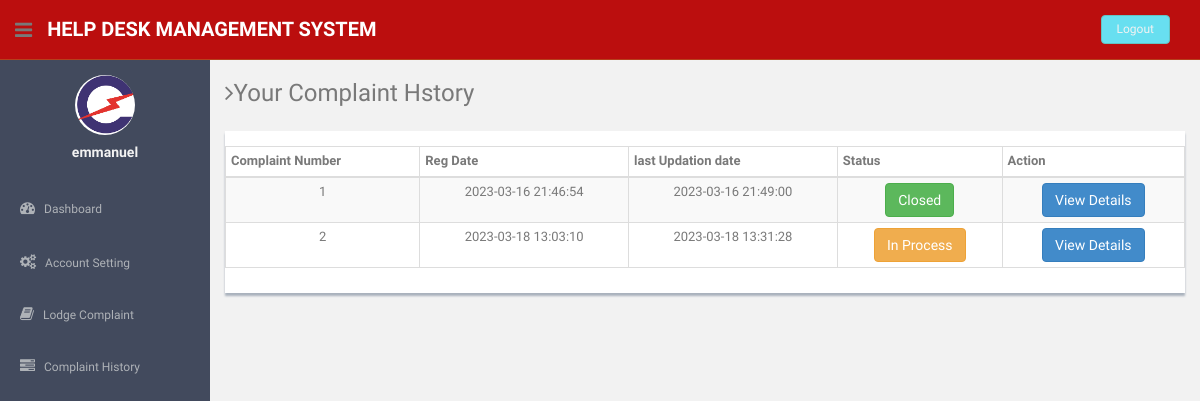
Page /users/complaint-history.php (signed in) on the committed database.
### tables this page shows
CREATE TABLE `users` (
  `id` int(11) NOT NULL,
  `fullName` varchar(255) DEFAULT NULL,
  `userEmail` varchar(255) DEFAULT NULL,
  `password` varchar(255) DEFAULT NULL,
  `contactNo` bigint(11) DEFAULT NULL,
  `address` tinytext DEFAULT NULL,
  `State` varchar(255) DEFAULT NULL,
  `country` varchar(255) DEFAULT NULL,
  `pincode` int(6) DEFAULT NULL,
  `userImage` varchar(255) DEFAULT NULL,
  `regDate` timestamp NOT NULL DEFAULT current_timestamp(),
  `updationDate` timestamp NOT NULL DEFAULT '0000-00-00 00:00:00' ON UPDATE current_timestamp(),
  `status` int(1) NOT NULL
);

CREATE TABLE `tblcomplaints` (
  `complaintNumber` int(11) NOT NULL,
  `userId` int(11) NOT NULL,
  `category` int(11) NOT NULL,
  `subcategory` varchar(255) NOT NULL,
  `complaintType` varchar(255) NOT NULL,
  `state` varchar(255) NOT NULL,
  `noc` varchar(255) NOT NULL,
  `complaintDetails` mediumtext NOT NULL,
  `complaintFile` varchar(255) DEFAULT NULL,
  `regDate` timestamp NOT NULL DEFAULT current_timestamp(),
  `status` varchar(50) DEFAULT NULL,
  `lastUpdationDate` timestamp NOT NULL DEFAULT '0000-00-00 00:00:00' ON UPDATE current_timestamp()
);

### users/complaint-history.php (the view, shortened to what this page needs)
<?php
include('includes/config.php');
if(strlen($_SESSION['login'])==0)
  {
header('location:index.php');
}
else{
?>
<!DOCTYPE html>
<html lang="en">
  <head>
    <link href="assets/css/bootstrap.css" rel="stylesheet">
    <link href="assets/font-awesome/css/font-awesome.css" rel="stylesheet" />
    <link href="assets/css/style.css" rel="stylesheet">
    <link href="assets/css/style-responsive.css" rel="stylesheet">
    <link href="assets/css/table-responsive.css" rel="stylesheet">
  </head>
  <body>
  <section id="container" >
<?php include("includes/header.php");?>
<?php include("includes/sidebar.php");?>
      <section id="main-content">
          <section class="wrapper">
          	<h3><i class="fa fa-angle-right"></i>Your Complaint Hstory</h3>
		  		<div class="row mt">
			  		<div class="col-lg-12">
                      <div class="content-panel">
                          <section id="unseen">
                            <table class="table table-bordered table-striped table-condensed">
                              <thead>
                              <tr>
                                  <th>Complaint Number</th>
                                  <th>Reg Date</th>
                                  <th>last Updation date</th>
                                  <th >Status</th>
                                  <th>Action</th>
                              </tr>
                              </thead>
                              <tbody>
  <?php $query=mysqli_query($bd, "select * from tblcomplaints where userId='".$_SESSION['id']."'");
while($row=mysqli_fetch_array($query))
{
  ?>
                              <tr>
                                  <td align="center"><?php echo htmlentities($row['complaintNumber']);?></td>
                                  <td align="center"><?php echo htmlentities($row['regDate']);?></td>
                                 <td align="center"><?php echo  htmlentities($row['lastUpdationDate']);
                                 ?></td>
                                  <td align="center"><?php
                                    $status=$row['status'];
                                    { ?>
                                   <?php }
 if($status=="in process"){ ?>
<button type="button" class="btn btn-warning">In Process</button>
<?php }
if($status=="closed") {
?>
<button type="button" class="btn btn-success">Closed</button>
<?php } ?>
                                   <td align="center">
                                   <a href="complaint-details.php?cid=<?php echo htmlentities($row['complaintNumber']);?>">
<button type="button" class="btn btn-primary">View Details</button></a>
                                   </td>
                                </tr>
                              <?php } ?>
                              </tbody>
                          </table>
                          </section>
                  </div>
               </div>
		  	</div>
		</section><! --/wrapper -->
      </section>
  </section>
  </body>
</html>
<?php } ?>

### users/includes/sidebar.php (shortened to what this page needs)
<aside>
          <div id="sidebar"  class="nav-collapse ">
              <ul class="sidebar-menu" id="nav-accordion">
              	  <p class="centered"><a href="profile.html"><img src="assets/img/Untitled.png" class="img-circle" width="60"></a></p>
                   <?php $query=mysqli_query($bd, "select fullName from users where userEmail='".$_SESSION['login']."'");
 while($row=mysqli_fetch_array($query))
 {
 ?>
              	  <h5 class="centered"><?php echo htmlentities($row['fullName']);?></h5>
                  <?php } ?>
                  <li class="mt">
                      <a href="dashboard.php">
                          <i class="fa fa-dashboard"></i>
                          <span>Dashboard</span>
                      </a>
                  </li>
                  <li class="sub-menu">
                      <a href="javascript:;" >
                          <i class="fa fa-cogs"></i>
                          <span>Account Setting</span>
                      </a>
                  </li>
                  <li class="sub-menu">
                      <a href="register-complaint.php" >
                          <i class="fa fa-book"></i>
                          <span>Lodge Complaint</span>
                      </a>
                    </li>
                  <li class="sub-menu">
                      <a href="complaint-history.php" >
                          <i class="fa fa-tasks"></i>
                          <span>Complaint History</span>
                      </a>
                  </li>
              </ul>
          </div>
      </aside>

### users/assets/css/style.css (style rules this page uses)
body { color: #797979; background: #f2f2f2; font-family: 'Ruda', sans-serif; padding: 0px !important; margin: 0px !important; font-size:13px; }
ul li { list-style: none; }
a, a:hover, a:focus { text-decoration: none; outline: none; }
#container { width: 100%; height: 100%; }
.centered { text-align: center; }
.mt { margin-top: 25px; }
#sidebar { width: 210px; height: 100%; position: fixed; background: #424a5d; }
#sidebar h5 { color: #f2f2f2; font-weight: 700; }
#sidebar ul li { position: relative; }
ul.sidebar-menu , ul.sidebar-menu li ul.sub { margin: -2px 0 0; padding: 0; }
ul.sidebar-menu { margin-top: 75px; }
ul.sidebar-menu li { margin-bottom: 5px; margin-left:10px; margin-right:10px; }
ul.sidebar-menu li.sub-menu { line-height: 15px; }
ul.sidebar-menu li a span { display: inline-block; }
ul.sidebar-menu li a { color: #aeb2b7; text-decoration: none; display: block; padding: 15px 0 15px 10px; font-size: 12px; outline: none; -webkit-transition: all 0.3s ease; -moz-transition: all 0.3s ease; -o-transition: all 0.3s ease; -ms-transition: all 0.3s ease; transition: all 0.3s ease; }
ul.sidebar-menu li a i { font-size: 15px; padding-right: 6px; }
#main-content { margin-left: 210px; }
.wrapper { display: inline-block; margin-top: 60px; padding-left: 15px; padding-right: 15px; padding-bottom: 15px; padding-top: 0px; width: 100%; }
.content-panel { background: #ffffff; box-shadow: 0px 3px 2px #aab2bd; padding-top: 15px; padding-bottom: 5px; }

### rows in the picture
users: fullName "emmanuel"
tblcomplaints: complaintNumber "1", regDate "2023-03-16 21:46:54", lastUpdationDate "2023-03-16 21:49:00", status "Closed"
tblcomplaints: complaintNumber "2", regDate "2023-03-18 13:03:10", lastUpdationDate "2023-03-18 13:31:28", status "In Process"
